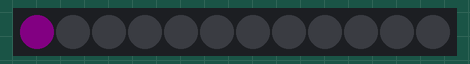
Recording of a sketch running on a simulated ATtiny85, built with avr-gcc and run on an emulated ATtiny85. Parts: 12 RGB LEDs in strip order, left to right. Dim RGB values are drawn brighter than linear.

Above: at 0.1 s.
At 3.1 s:
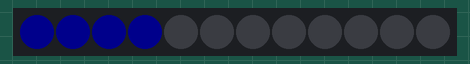
At 4.1 s:
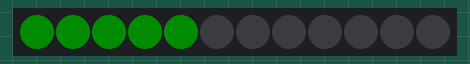
At 6.1 s:
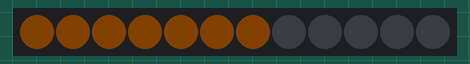
At 9.1 s:
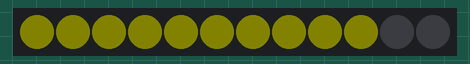
At 12.1 s:
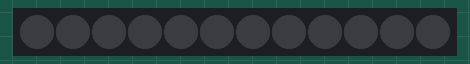

Measured:
- by itself, everything shown: repeats every 13.0 s, in 13 steps
- what the display in image 1 shows lasts 1.0 s, from 3.0 s to 4.0 s

The sketch:

FlowSensor.ino
```cpp
// FlowSensor
//
// Use Arduino Adafruit "Trinket" board with HL30 flow sensor and "Neopixel" display for
// monitoring water flow for laser cutter cooling
//
// NOTES
//
// Trinket pin allocation:
// - https://learn.adafruit.com/introducing-trinket/pinouts
//
// Pin0 - pulse counter (pulse input from flow meter)
// Pin1 - neopixel output: (string of addrssable LEDs - use for readout gauge)
// Pin2 - flow OK output: high output if flow OK (signal to laser cutter)
//
// Arduino IDE:
// - https://www.arduino.cc/en/Main/Software
//
// Board support:
// - https://adafruit.github.io/arduino-board-index/package_adafruit_index.json (configure through IDE)
//
// Flow sensor:
// - https://www.seeedstudio.com/G1%26amp%3B2%26quot%3B-Water-Flow-Sensor-p-635.html
// - http://wiki.seeedstudio.com/wiki/G1/2_Water_Flow_sensor
//
// Libraries:
// - neopixel - https://github.com/adafruit/Adafruit_NeoPixel
// - instructions - https://learn.adafruit.com/trinket-neopixel-led-longboard/software, etc

// Initial code copied from Adafruit example

#include <Adafruit_NeoPixel.h>
#ifdef __AVR__
  #include <avr/power.h>
#endif

#define DEBUG 1

// Parameter 1 = number of pixels in strip
// Parameter 2 = Arduino pin number (most are valid)
// Parameter 3 = pixel type flags, add together as needed:
//   NEO_KHZ800  800 KHz bitstream (most NeoPixel products w/WS2812 LEDs)
//   NEO_KHZ400  400 KHz (classic 'v1' (not v2) FLORA pixels, WS2811 drivers)
//   NEO_GRB     Pixels are wired for GRB bitstream (most NeoPixel products)
//   NEO_RGB     Pixels are wired for RGB bitstream (v1 FLORA pixels, not v2)
//   NEO_RGBW    Pixels are wired for RGBW bitstream (NeoPixel RGBW products)
#define NEOPIXEL_PIN 1
Adafruit_NeoPixel strip = Adafruit_NeoPixel(12, NEOPIXEL_PIN, NEO_GRB + NEO_KHZ800);

// IMPORTANT: To reduce NeoPixel burnout risk, add 1000 uF capacitor across
// pixel power leads, add 300 - 500 Ohm resistor on first pixel's data input
// and minimize distance between Arduino and first pixel.  Avoid connecting
// on a live circuit...if you must, connect GND first.

// Initialize

int wait_time = 1000;
int flow_rate = 0;

void setup() {
    // This is for Trinket 5V 16MHz, you can remove these three lines if you are not using a Trinket
    #if defined (__AVR_ATtiny85__)
      if (F_CPU == 16000000) clock_prescale_set(clock_div_1);
    #endif
    // End of trinket special code
    strip.begin();
    strip.setBrightness(25); // 50 = 1/3 brightness
    strip.show(); // Initialize all pixels to 'off'
}

// Main control loop

void loop() {
    flow_rate = read_flow_rate();
    // set_flow_monitor_output(flow_rate);
    set_flow_rate_display(flow_rate);
    delay(wait_time);
}

// Read flow rate sensor
int read_flow_rate() {
    // @@TODO: put real code here - see 'FlowSensor.ino' example code
    flow_rate++;
    if (flow_rate > 12) {
      flow_rate = 0;
    }
    return flow_rate;
}

// Set flow rate monitor output signal
void set_flow_monitor_output(int flow_rate) {
    // @@TODO: put real code here
    if (flow_rate >= 6) {
        // set output pin 2 high
    } else {
        // set output pin 2 low
    }
}

// Set flow rate display
void set_flow_rate_display(int flow_rate) {
    // Reduce flow rate to range 0..12
    int fr_0_12 = flow_rate;
    // Choose colour
    int colour_max = 127;
    int colour_mid = 63;
    int colour_low = 31;
    uint32_t colour_map[] = {
        strip.Color(colour_mid, 0, colour_mid), // 00 violet
        strip.Color(colour_mid, 0, colour_mid), // 01 violet
        strip.Color(colour_mid, 0, colour_mid), // 02 violet
        strip.Color(0, 0, colour_max),          // 03 blue
        strip.Color(0, 0, colour_max),          // 04 blue
        strip.Color(0, colour_max, 0),          // 05 green
        strip.Color(0, colour_max, 0),          // 06 green
        strip.Color(colour_mid, colour_low, 0), // 07 yellow
        strip.Color(colour_mid, colour_low, 0), // 08 yellow
        strip.Color(colour_mid, colour_mid, 0), // 09 orange
        strip.Color(colour_mid, colour_mid, 0), // 10 orange
        strip.Color(colour_max, 0, 0),          // 11 red
        strip.Color(colour_max, 0, 0),          // 12 red
    };
    uint32_t c = colour_map[fr_0_12];
    // Set pixels
    for ( uint16_t i=0 ; i < 12 ; i++ ) {
        if (i >= fr_0_12) {
            c = strip.Color(0, 0, 0);
        }
        strip.setPixelColor(i, c);
    }
    strip.show();
}
```
